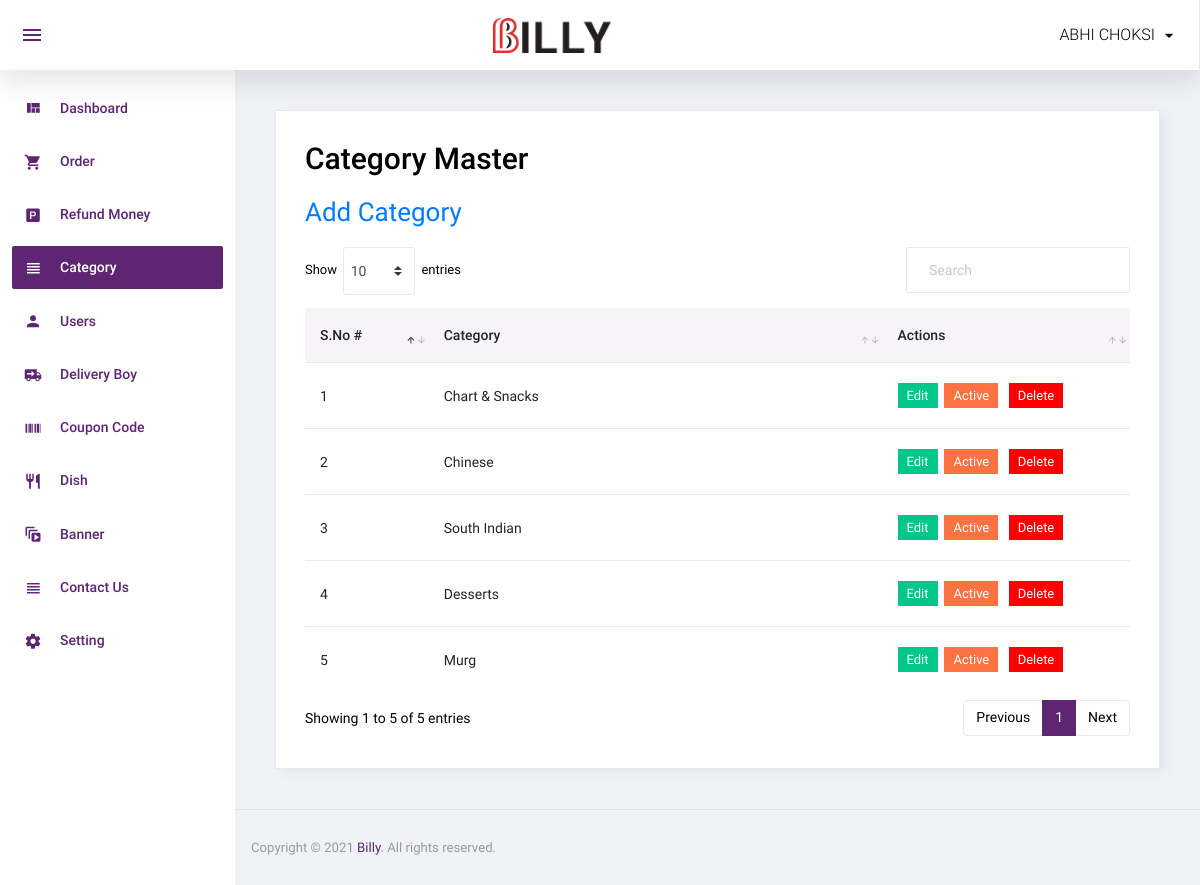
The page /admin/category.php (signed in) on the database as committed earlier.
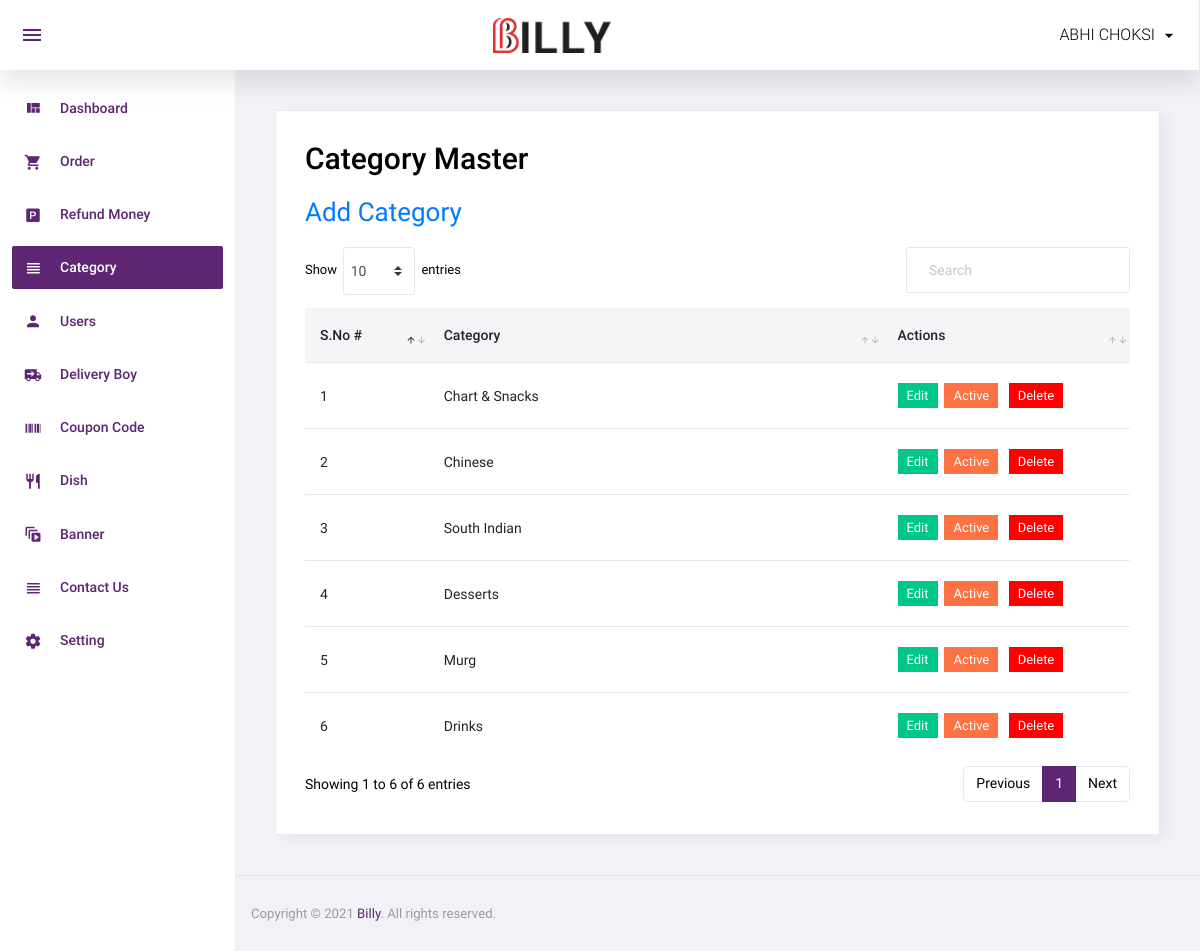
The same page on the database as committed later.
### tables this page shows
CREATE TABLE IF NOT EXISTS `category` (
  `id` int NOT NULL AUTO_INCREMENT,
  `category` varchar(50) NOT NULL,
  `status` int NOT NULL,
  `added_on` datetime NOT NULL,
  PRIMARY KEY (`id`)
);

### admin/category.php (the view, shortened to what this page needs)
<?php
include('top.php');
$sql="select * from category order by id";
$res=mysqli_query($con,$sql);
?>
  <div class="card">
            <div class="card-body">
              <h1 class="grid_title">Category Master</h1>
			  <a href="manage_category.php" class="add_link">Add Category</a>
              <div class="row grid_box">
                <div class="col-12">
                  <div class="table-responsive">
                    <table id="order-listing" class="table">
                      <thead>
                        <tr>
                            <th width="15%">S.No #</th>
                            <th width="55%">Category</th>
                            <th width="30%">Actions</th>
                        </tr>
                      </thead>
                      <tbody>
                        <?php if(mysqli_num_rows($res)>0){
						$i=1;
						while($row=mysqli_fetch_assoc($res)){
						?>
						<tr>
                            <td><?php echo $i?></td>
                            <td><?php echo $row['category']?></td>
							<td>
								<a href="manage_category.php?id=<?php echo $row['id']?>"><label class="badge badge-success hand_cursor">Edit</label></a>&nbsp;
								<?php
								if($row['status']==1){
								?>
								<a href="?id=<?php echo $row['id']?>&type=deactive"><label class="badge badge-danger hand_cursor">Active</label></a>
								<?php
								}else{
								?>
								<a href="?id=<?php echo $row['id']?>&type=active"><label class="badge badge-info hand_cursor">Deactive</label></a>
								<?php
								}
								?>
								<a href="?id=<?php echo $row['id']?>&type=delete"><label class="badge badge-danger delete_red hand_cursor">Delete</label></a>
							</td>
                        </tr>
                        <?php
						$i++;
						} } else { ?>
						<tr>
							<td colspan="5">No data found</td>
						</tr>
						<?php } ?>
                      </tbody>
                    </table>
                  </div>
				</div>
              </div>
            </div>
          </div>
<?php include('footer.php');?>

Rows that differ between the two databases and show on the page:
added category: category "Drinks"
Other text that changed with them:
text written by a page script: "Show entries Showing 1 to 5 of 5 entries Previous 1 Next" → "Show entries Showing 1 to 6 of 6 entries Previous 1 Next"
